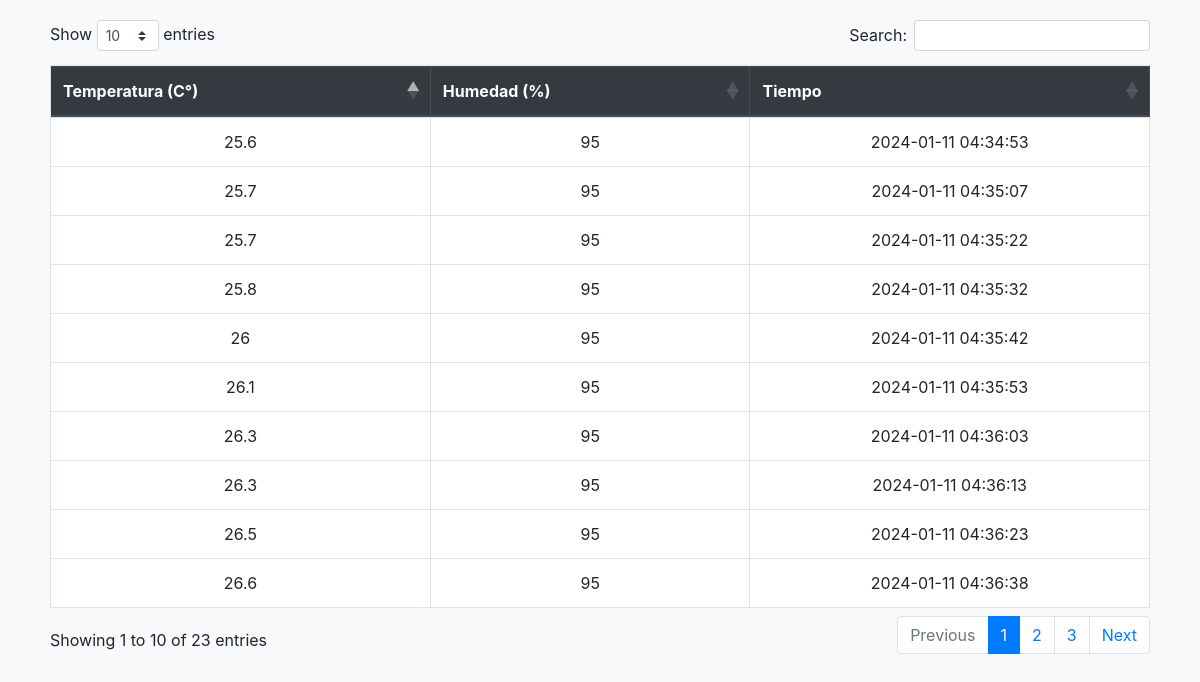
Screenshot of /esp-data1.php with the database file from the repository.
### tables this page shows
CREATE TABLE `sensordata` (
  `id` int(11) NOT NULL,
  `temperature` double NOT NULL,
  `humidity` double NOT NULL,
  `datetime` timestamp NOT NULL DEFAULT current_timestamp()
);

### esp-data1.php (the view, shortened to what this page needs)
<!DOCTYPE html>
<html lang="en">
<head>
    <link rel="stylesheet" href="https://stackpath.bootstrapcdn.com/bootstrap/4.5.0/css/bootstrap.min.css">
    <link rel="stylesheet" href="https://cdn.datatables.net/1.10.24/css/dataTables.bootstrap4.min.css">
</head>
<body>
    <div class="table-container">
        <?php
        include("credentials.php");
        $connection = new mysqli($servername, $username, $password, $dbname);
        $sql = "SELECT * FROM sensordata;";
        echo '<table id="dataTable" class="table table-bordered">
        <thead class="thead-dark">
            <tr>
                <th>Temperatura (C°)</th>
                <th>Humedad (%)</th>
                <th>Tiempo</th>
            </tr>
        </thead>
        <tbody>';
        if ($result = $connection->query($sql)) {
            while ($row = $result->fetch_assoc()) {
                $row_temperature = $row["temperature"];
                $row_humidity = $row["humidity"];
                $row_reading_time = $row["datetime"];
                echo '<tr>
                    <td>' . $row_temperature . '</td>
                    <td>' . $row_humidity . '</td>
                    <td>' . $row_reading_time . '</td>
                </tr>';
            }
        }
        echo '</tbody></table>';
        ?>
    </div>
</body>
</html>

### esp-data1.php (style rules this page uses)
body { background-color: #f8f9fa; }
.table-container { max-width: 1100px; margin: 20px auto; }
table { width: 100%; background-color: #ffffff; border-collapse: collapse; margin-bottom: 20px; }
th, td { padding: 12px; text-align: center; border: 1px solid #dee2e6; }
th { background-color: #343a40; color: #ffffff; }
tr:nth-child(even) { background-color: #f2f2f2; }

### rows the page displays
sensordata: temperature "25.6", humidity "95", datetime "2024-01-11 04:34:53"
sensordata: temperature "25.7", humidity "95", datetime "2024-01-11 04:35:07"
sensordata: temperature "25.7", humidity "95", datetime "2024-01-11 04:35:22"
sensordata: temperature "25.8", humidity "95", datetime "2024-01-11 04:35:32"
sensordata: temperature "26", humidity "95", datetime "2024-01-11 04:35:42"
sensordata: temperature "26.1", humidity "95", datetime "2024-01-11 04:35:53"
sensordata: temperature "26.3", humidity "95", datetime "2024-01-11 04:36:03"
sensordata: temperature "26.3", humidity "95", datetime "2024-01-11 04:36:13"
sensordata: temperature "26.5", humidity "95", datetime "2024-01-11 04:36:23"
sensordata: temperature "26.6", humidity "95", datetime "2024-01-11 04:36:38"
